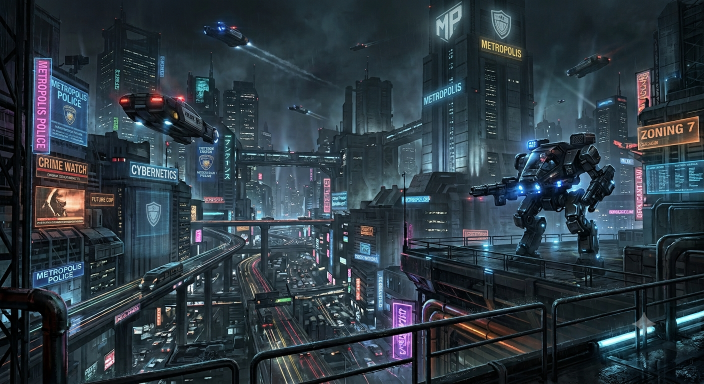
#> input picture assets/brand/wallpaper.png, 1408 x 768 px (shown at 1/2 size)
$ python genBrand.py
#> lines starting #> are read from the running program, lines starting #| are printed output that depends on the picture
#!/usr/bin/env python3
# Processes the committed brand source art (assets/brand/) into the runtime
# assets the client ships: the menu backdrop and the app/favicon icons.
#
# The sources are Gemini-generated art provided by the project owner as CC0
# (see CREDITS.md). This runs at AUTHORING time only, like the other generators
# in tools/gen; the emitted files under packages/client/public/ are the
# committed artifacts, so the deploy/CI path never needs Python or Pillow.
#
# What it does:
#   - wallpaper -> a JPEG menu backdrop; the "FUTURE COP" sign (an EA trademark
#     the project must not display) is blurred into an illegible glow.
#   - logo -> a square crop of the shield emblem (the "METROPOLIS" wordmark and
#     outer plaque are dropped; a wordmark makes a poor favicon), resized to the
#     PWA / favicon sizes.
#
# Requires Pillow:  pip install pillow
# Usage:            python3 tools/gen/genBrand.py

from pathlib import Path

from PIL import Image, ImageFilter

ROOT = Path(__file__).resolve().parents[2]
SRC = ROOT / "assets" / "brand"
PUBLIC = ROOT / "packages" / "client" / "public"

# --- menu backdrop -----------------------------------------------------------

wallpaper = Image.open(SRC / "wallpaper.png").convert("RGB")
# Blur the "FUTURE COP" sign (left-centre) so the trademark text is unreadable
# while the panel still reads as a lit sign.
FUTURE_COP_BOX = (176, 384, 236, 414)
region = wallpaper.crop(FUTURE_COP_BOX).filter(ImageFilter.GaussianBlur(7))
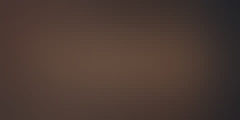
#> region: PIL image 60x30 RGB (shown 4 times larger); mean R, G, B 76.6, 59.2, 51.5
wallpaper.paste(region, FUTURE_COP_BOX)
(PUBLIC / "bg").mkdir(parents=True, exist_ok=True)
wallpaper.save(PUBLIC / "bg" / "menu.jpg", quality=82, optimize=True, progressive=True)
print(f"wrote bg/menu.jpg ({wallpaper.width}x{wallpaper.height})")
#| wrote bg/menu.jpg (1408x768)

# --- app / favicon icons -----------------------------------------------------

#> (the run stopped early here; a loop or call above may not have finished)
